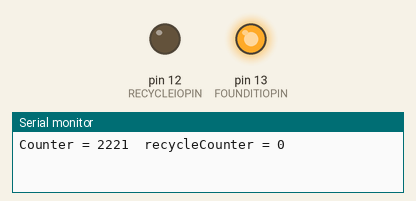
Simulated run of this sketch. Board: Arduino Uno, built with avr-gcc and run on an emulated ATmega328P. On the bench: output pins drawn as LEDs (lit = HIGH), the last lines printed to the serial monitor. Random numbers use the default seed unless the sketch sets one. At 66.5 s the program stops and its outputs stay as they are.

Above: at 0.3 s.
At 22.5 s:
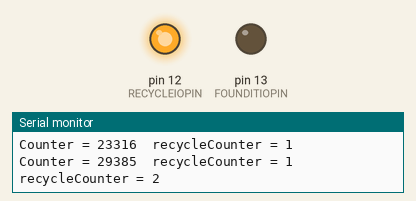
At 36.7 s:
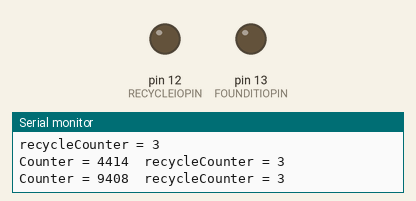
Timing chart, 0 to 40.0 s (numbered marks = the images above):
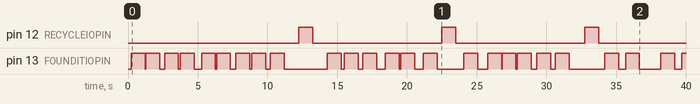

The sketch:

Listing5_1.ino
```cpp
// define the pins to be used.
#define MAX 5000L
#define MIN 0L
#define TARGETVALUE 2500L

#define MAXRECYCLES 5
#define FOUNDITIOPIN  13
#define RECYCLEIOPIN  12
#define PAUSE 1000


int foundIt = FOUNDITIOPIN;
int recycle = RECYCLEIOPIN;
long targetValue = TARGETVALUE;
long randomNumber;
int recycleCounter = 0;
int counter = 0;

// the setup routine runs once when you press reset:
void setup() {
  // initialize each of the digital pins as an output.
  Serial.begin(9600);
  pinMode(foundIt, OUTPUT);
  pinMode(recycle, OUTPUT);
  randomSeed(analogRead(0)); // This seeds the random number generator

}

// the loop routine runs over and over again forever:
void loop() {

  while (counter != -1) {      // Check for negative values
    randomNumber = generateRandomNumber();
    if (randomNumber == TARGETVALUE) {
      Serial.print("Counter = ");
      Serial.print(counter, DEC);
      Serial.print("  recycleCounter = ");
      Serial.println(recycleCounter, DEC);
      digitalWrite(foundIt, HIGH);
      delay(PAUSE);
      digitalWrite(foundIt, LOW);
    }
    counter++;
    if (counter < 0) {        // We've overflowed an int
      counter = 0;
      recycleCounter++;
      Serial.print("recycleCounter = ");
      Serial.println(recycleCounter, DEC);
      digitalWrite(recycle, HIGH);
      delay(PAUSE);
      digitalWrite(recycle, LOW);
    }

    if (recycleCounter > MAXRECYCLES)
      exit(0);                    // End program
  }
}

long generateRandomNumber()
{
  return random(MIN, MAX);     // Generate random numbers between 0 and one million
}
```

Measured:
- by itself, pin 12 (RECYCLEIOPIN): alternates HIGH for 1.0 s and LOW for 9.2 s
